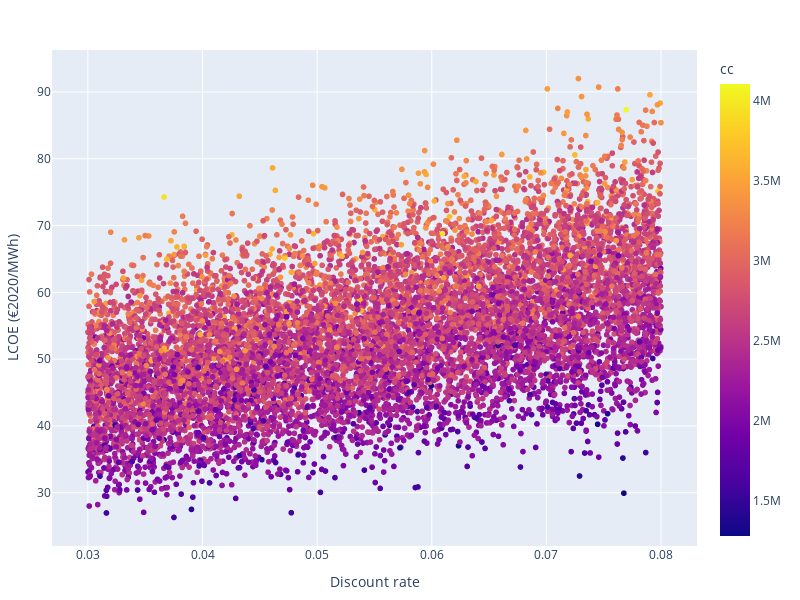

Write notebook code for a chart like this one.
### Markdown cell above
# Plotting

### Code cell
fig = px.scatter(df, x="dr", y="lcoe", color="cc", log_x=False)
fig.update_xaxes(title="Discount rate")
fig.update_yaxes(title="LCOE (€2020/MWh)")
#fig.update_zaxes(title="Construction cost (€2020)")
    
fig.update_layout(width=800,
                  height=600,
                  margin=dict(l=50,r=50,b=30,t=50))


fig.show()

### Figure 1 — Plotly figure (JSON) as saved in the notebook; plotly's stock layout.template omitted (floating-point values rounded to 4 significant figures; data arrays with more than 128 entries replaced by an {"elided": "..."} marker saying what was removed)
{"data": [{"hovertemplate": "dr=%{x}<br>lcoe=%{y}<br>cc=%{marker.color}<extra></extra>", "legendgroup": "", "marker": {"color": {"elided": "10000 float values"}, "coloraxis": "coloraxis", "symbol": "circle"}, "mode": "markers", "name": "", "showlegend": false, "type": "scattergl", "x": {"elided": "10000 float values"}, "xaxis": "x", "y": {"elided": "10000 float values"}, "yaxis": "y"}], "layout": {"coloraxis": {"colorbar": {"title": {"text": "cc"}}, "colorscale": [[0, "#0d0887"], [0.1111, "#46039f"], [0.2222, "#7201a8"], [0.3333, "#9c179e"], [0.4444, "#bd3786"], [0.5556, "#d8576b"], [0.6667, "#ed7953"], [0.7778, "#fb9f3a"], [0.8889, "#fdca26"], [1, "#f0f921"]]}, "height": 600, "legend": {"tracegroupgap": 0}, "margin": {"b": 30, "l": 50, "r": 50, "t": 50}, "width": 800, "xaxis": {"anchor": "y", "autorange": true, "domain": [0, 1], "range": [0.02687, 0.08314], "title": {"text": "Discount rate"}, "type": "linear"}, "yaxis": {"anchor": "x", "autorange": true, "domain": [0, 1], "range": [22.02, 96.28], "title": {"text": "LCOE (€2020/MWh)"}, "type": "linear"}}}
